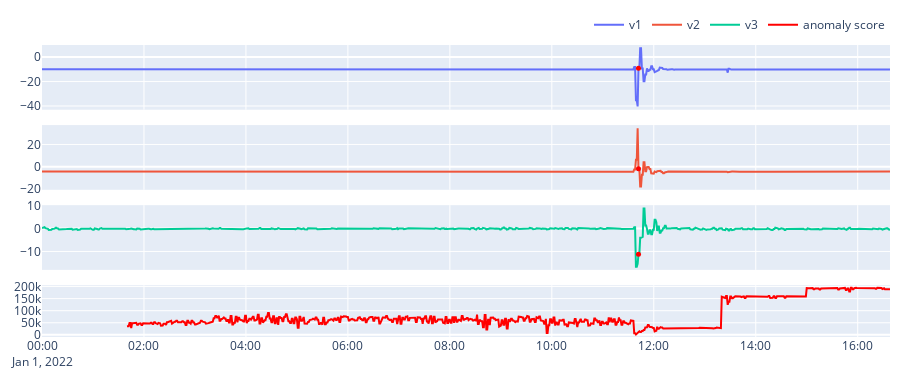

Write notebook code for a chart like this one.
### Markdown cell above
## Half Space Tree Detector

### Code cell
from streamad.util import StreamGenerator, MultivariateDS, plot
from streamad.model import HSTreeDetector

ds = MultivariateDS()
stream = StreamGenerator(ds.data)
model = HSTreeDetector()
scores = []

for x in stream.iter_item():
    score = model.fit_score(x)
    scores.append(score)

data, label, date, features = ds.data, ds.label, ds.date, ds.features
plot(data=data,scores=scores,date=date,features=features,label=label)

### Figure 1 — Plotly figure (JSON) as saved in the notebook; plotly's stock layout.template omitted (floating-point values rounded to 4 significant figures; data arrays with more than 128 entries replaced by an {"elided": "..."} marker saying what was removed)
{"data": [{"name": "v1", "type": "scatter", "x": {"elided": "999 str values"}, "xaxis": "x", "y": {"elided": "999 float values"}, "yaxis": "y"}, {"name": "v2", "type": "scatter", "x": {"elided": "999 str values"}, "xaxis": "x2", "y": {"elided": "999 float values"}, "yaxis": "y2"}, {"name": "v3", "type": "scatter", "x": {"elided": "999 str values"}, "xaxis": "x3", "y": {"elided": "999 float values"}, "yaxis": "y3"}, {"marker": {"color": "red", "size": 5}, "mode": "markers", "showlegend": false, "type": "scatter", "x": ["2022-01-01 11:42:00"], "xaxis": "x", "y": [-9.14], "yaxis": "y"}, {"marker": {"color": "red", "size": 5}, "mode": "markers", "showlegend": false, "type": "scatter", "x": ["2022-01-01 11:42:00"], "xaxis": "x2", "y": [-1.77], "yaxis": "y2"}, {"marker": {"color": "red", "size": 5}, "mode": "markers", "showlegend": false, "type": "scatter", "x": ["2022-01-01 11:42:00"], "xaxis": "x3", "y": [-11.17], "yaxis": "y3"}, {"marker": {"color": "red"}, "name": "anomaly score", "type": "scatter", "x": {"elided": "999 str values"}, "xaxis": "x4", "y": {"elided": "999 float values"}, "yaxis": "y4"}], "layout": {"height": 380, "legend": {"orientation": "h", "x": 1, "xanchor": "right", "y": 1.02, "yanchor": "bottom"}, "margin": {"b": 10, "l": 10, "r": 10, "t": 10}, "xaxis": {"anchor": "y", "domain": [0, 1], "matches": "x4", "showticklabels": false}, "xaxis2": {"anchor": "y2", "domain": [0, 1], "matches": "x4", "showticklabels": false}, "xaxis3": {"anchor": "y3", "domain": [0, 1], "matches": "x4", "showticklabels": false}, "xaxis4": {"anchor": "y4", "domain": [0, 1]}, "yaxis": {"anchor": "x", "domain": [0.7784, 1.0]}, "yaxis2": {"anchor": "x2", "domain": [0.5042, 0.7258]}, "yaxis3": {"anchor": "x3", "domain": [0.2299, 0.4515]}, "yaxis4": {"anchor": "x4", "domain": [0, 0.1773]}}}
